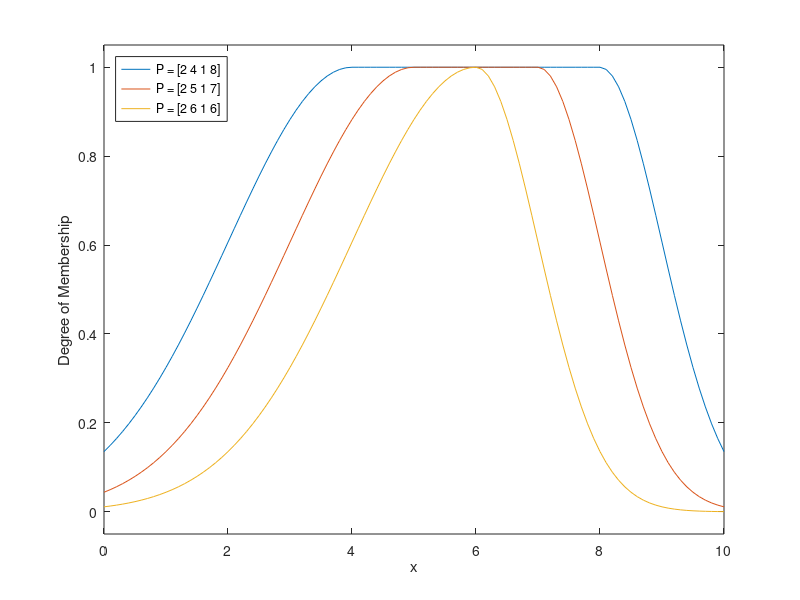

The MATLAB script that drew this image:
x = 0:0.1:10; % Діапазон чисел від 0 до 10 з кроком 0.1

% Двостороння функції приналежності Гаусса
y1 = gauss2mf(x,[2 4 1 8]);
y2 = gauss2mf(x,[2 5 1 7]);
y3 = gauss2mf(x,[2 6 1 6]);

plot(x,y1,x,y2,x,y3)
xlabel('x')
ylabel('Degree of Membership')
ylim([-0.05 1.05])
legend('P = [2 4 1 8]','P = [2 5 1 7]','P = [2 6 1 6]',...
    'Location','northwest')